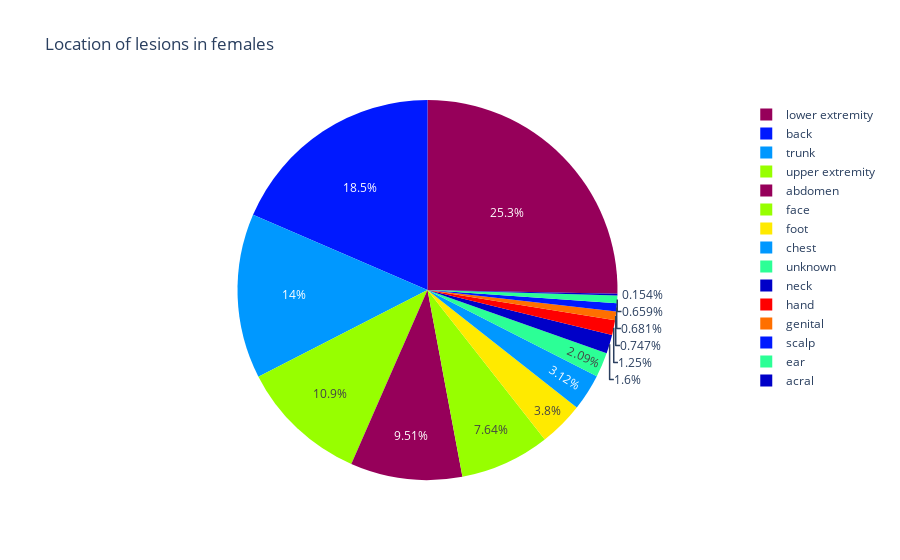
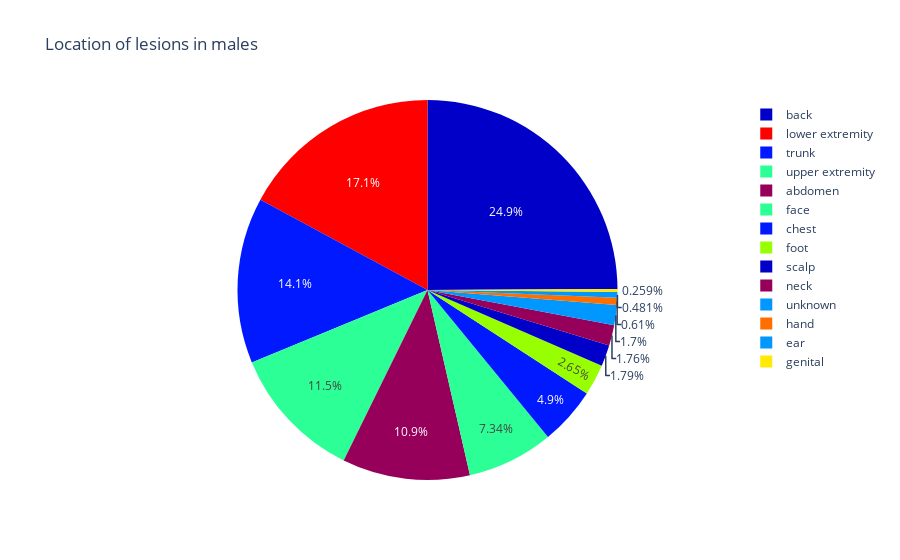

Here is the notebook cell these charts were saved with, in order:
### Code cell
female=df[df['sex']=='female']
male=df[df['sex']=='male']

temp_df = female.groupby("localization").agg({"lesion_type": 'count'}).reset_index()
fig = px.pie(temp_df, values='lesion_type', names='localization', title="Location of lesions in females",
             color='lesion_type', color_discrete_sequence=px.colors.sequential.Rainbow) 
fig.show()

temp_df = male.groupby("localization").agg({"lesion_type": 'count'}).reset_index()


fig = px.pie(temp_df, values='lesion_type', names='localization', title="Location of lesions in males",
             color='lesion_type', color_discrete_sequence=px.colors.sequential.Rainbow)  
fig.show()

### Figure 1 — Plotly figure (JSON) as saved in the notebook; plotly's stock layout.template omitted (floating-point values rounded to 4 significant figures)
{"data": [{"customdata": [[433], [7], [843], [142], [30], [348], [173], [34], [57], [1152], [73], [31], [638], [95], [496]], "domain": {"x": [0, 1], "y": [0, 1]}, "hovertemplate": "localization=%{label}<br>lesion_type=%{customdata[0]}<extra></extra>", "labels": ["abdomen", "acral", "back", "chest", "ear", "face", "foot", "genital", "hand", "lower extremity", "neck", "scalp", "trunk", "unknown", "upper extremity"], "legendgroup": "", "marker": {"colors": ["rgb(150,0,90)", "rgb(0,0,200)", "rgb(0,25,255)", "rgb(0,152,255)", "rgb(44,255,150)", "rgb(151,255,0)", "rgb(255,234,0)", "rgb(255,111,0)", "rgb(255,0,0)", "rgb(150,0,90)", "rgb(0,0,200)", "rgb(0,25,255)", "rgb(0,152,255)", "rgb(44,255,150)", "rgb(151,255,0)"]}, "name": "", "showlegend": true, "type": "pie", "values": [433, 7, 843, 142, 30, 348, 173, 34, 57, 1152, 73, 31, 638, 95, 496]}], "layout": {"legend": {"tracegroupgap": 0}, "piecolorway": ["rgb(150,0,90)", "rgb(0,0,200)", "rgb(0,25,255)", "rgb(0,152,255)", "rgb(44,255,150)", "rgb(151,255,0)", "rgb(255,234,0)", "rgb(255,111,0)", "rgb(255,0,0)"], "title": {"text": "Location of lesions in females"}}}

### Figure 2 — Plotly figure (JSON) as saved in the notebook; plotly's stock layout.template omitted (floating-point values rounded to 4 significant figures)
{"data": [{"customdata": [[587], [1347], [265], [26], [397], [143], [14], [33], [925], [95], [97], [763], [92], [622]], "domain": {"x": [0, 1], "y": [0, 1]}, "hovertemplate": "localization=%{label}<br>lesion_type=%{customdata[0]}<extra></extra>", "labels": ["abdomen", "back", "chest", "ear", "face", "foot", "genital", "hand", "lower extremity", "neck", "scalp", "trunk", "unknown", "upper extremity"], "legendgroup": "", "marker": {"colors": ["rgb(150,0,90)", "rgb(0,0,200)", "rgb(0,25,255)", "rgb(0,152,255)", "rgb(44,255,150)", "rgb(151,255,0)", "rgb(255,234,0)", "rgb(255,111,0)", "rgb(255,0,0)", "rgb(150,0,90)", "rgb(0,0,200)", "rgb(0,25,255)", "rgb(0,152,255)", "rgb(44,255,150)"]}, "name": "", "showlegend": true, "type": "pie", "values": [587, 1347, 265, 26, 397, 143, 14, 33, 925, 95, 97, 763, 92, 622]}], "layout": {"legend": {"tracegroupgap": 0}, "piecolorway": ["rgb(150,0,90)", "rgb(0,0,200)", "rgb(0,25,255)", "rgb(0,152,255)", "rgb(44,255,150)", "rgb(151,255,0)", "rgb(255,234,0)", "rgb(255,111,0)", "rgb(255,0,0)"], "title": {"text": "Location of lesions in males"}}}
